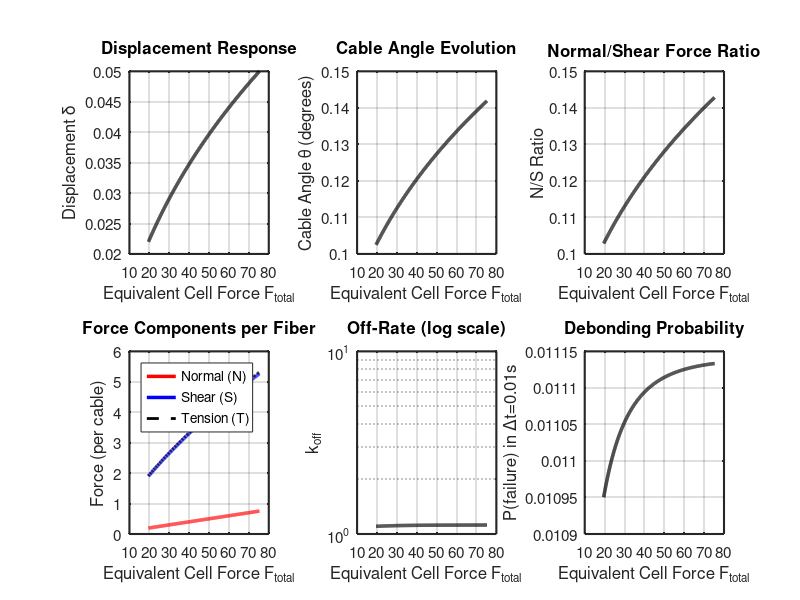

The MATLAB script that drew this image: (Note: this script raises an error after producing the figure.)
close all, clear all, clc;

%% Two-Cable Triangle Configuration (Matched to Parameter Sweep)
% Represents 2 symmetric fibers from the full cell model
% Direct calculation - no iterative methods

%% Parameters (Matched to parameter_sweep_v2.m)
% Cell Geometry
r_cap = 0.3;             % Radius of actin cap (r0 in sweep)
r_cell = 1.0;            % Radius of cell boundary (r_theta for AR=1)
h = 0.05;                % Height of actin cap

% The "Triangle" base width is the horizontal span of the fiber
r_base = r_cell - r_cap; % Span from cap edge to cell edge (0.7)

% Fiber stiffness
k = 1000;            % Stiffness (k0 in sweep)

% Off-rate parameters (from sweep)
c = 1.0;                 % Off-rate parameter (C_VALUES)
K_0 = 1;                 % Catch-bond parameter (Km)
K_s = 1;                 % Shear force scale (Ks)
N0 = 1;                  % Characteristic normal force
k_off0 = 1;              % Base off-rate
n_exp = 1.5;               % Exponent for shear term
m_exp = 2;               % Exponent for catch-bond term
dt = 0.01;               % Time step

% Scaling for comparison
N_fibers_cell = 100;     % Number of fibers in full model
N_fibers_model = 2;      % Number of fibers in this model

% Initial cable length
L0 = sqrt(r_base^2 + h^2);

fprintf('=== Two-Cable Triangle Analysis (Matched to Sweep) ===\n');
fprintf('Geometry:\n');
fprintf('  Cap Radius r0 = %.2f\n', r_cap);
fprintf('  Cell Radius r_theta = %.2f\n', r_cell);
fprintf('  Fiber Horizontal Span = %.2f\n', r_base);
fprintf('  Height h = %.2f\n', h);
fprintf('  Stiffness k = %.1e\n', k);
fprintf('  Initial Angle = %.2f degrees\n\n', atan(h/r_base)*180/pi);

%% Direct calculation for range of displacements
% Sweep displacement delta
delta = linspace(0.022, 0.05, 1000);  

% Pre-allocate
L = zeros(size(delta));           
theta = zeros(size(delta));       
T = zeros(size(delta));           
F_applied = zeros(size(delta));   % Force on the 2-cable system
F_cell_equiv = zeros(size(delta));% Equivalent force on 100-fiber cell
N = zeros(size(delta));           
S = zeros(size(delta));           
k_off = zeros(size(delta));       
P_fail = zeros(size(delta));      

fprintf('Calculating force balance...\n');

for i = 1:length(delta)
    d = delta(i);
    
    % Current geometry (using r_base as the horizontal run)
    L(i) = sqrt(r_base^2 + (h + d)^2);       
    theta(i) = atan((h + d) / r_base);       
    
    % Tension T = k * (L - L0)
    T(i) = k * (L(i) - L0);                  
    
    % Vertical Equilibrium: F = 2 * T * sin(theta)
    F_applied(i) = 2 * T(i) * sin(theta(i));
    
    % Equivalent force if this were the full 100-fiber cell
    % Scale by ratio of fiber counts (x50)
    F_cell_equiv(i) = F_applied(i) * (N_fibers_cell / N_fibers_model);
    
    % Components per fiber
    N(i) = T(i) * sin(theta(i));             
    S(i) = T(i) * cos(theta(i));             
    
    % Off-rate calculation (per fiber)
    if N(i) > 0
        term1 = (K_s^n_exp) / (K_s^n_exp + S(i)^n_exp);
        term2 = 1 + c * (S(i)^m_exp / (K_0^m_exp + S(i)^m_exp));
        k_off(i) = k_off0 * exp((N(i)/N0) * term1 * term2);
    else
        k_off(i) = k_off0;
    end
    
    % Debonding probability
    P_fail(i) = 1 - exp(-k_off(i) * dt);
end

fprintf('Calculation complete!\n\n');

%% Comprehensive Plotting
figure('Position', [150 150 1400 900]);

% Plot 1: Displacement vs Force
subplot(2,3,1)
plot(F_cell_equiv, delta, 'k-', 'LineWidth', 2.5)
xlabel('Equivalent Cell Force F_{total}', 'FontSize', 12)
ylabel('Displacement \delta', 'FontSize', 12)
title('Displacement Response', 'FontWeight', 'bold', 'FontSize', 13)
grid on
set(gca, 'LineWidth', 1.5, 'FontSize', 11)

% Plot 2: Angle vs Force
subplot(2,3,2)
plot(F_cell_equiv, theta, 'k-', 'LineWidth', 2.5)
xlabel('Equivalent Cell Force F_{total}', 'FontSize', 12)
ylabel('Cable Angle \theta (degrees)', 'FontSize', 12)
title('Cable Angle Evolution', 'FontWeight', 'bold', 'FontSize', 13)
grid on
set(gca, 'LineWidth', 1.5, 'FontSize', 11)

% Plot 3: N/S Ratio vs Force
subplot(2,3,3)
plot(F_cell_equiv, N./S, 'k-', 'LineWidth', 2.5)
xlabel('Equivalent Cell Force F_{total}', 'FontSize', 12)
ylabel('N/S Ratio', 'FontSize', 12)
title('Normal/Shear Force Ratio', 'FontWeight', 'bold', 'FontSize', 13)
grid on
set(gca, 'LineWidth', 1.5, 'FontSize', 11)

% Plot 4: Force Components vs Applied Force
subplot(2,3,4)
plot(F_cell_equiv, N, 'r-', 'LineWidth', 2.5)
hold on
plot(F_cell_equiv, S, 'b-', 'LineWidth', 2.5)
plot(F_cell_equiv, T, 'k--', 'LineWidth', 2)
xlabel('Equivalent Cell Force F_{total}', 'FontSize', 12)
ylabel('Force (per cable)', 'FontSize', 12)
legend('Normal (N)', 'Shear (S)', 'Tension (T)', 'Location', 'northwest', 'FontSize', 10)
title('Force Components per Fiber', 'FontWeight', 'bold', 'FontSize', 13)
grid on
set(gca, 'LineWidth', 1.5, 'FontSize', 11)

% Plot 5: Off-rate vs Force
subplot(2,3,5)
semilogy(F_cell_equiv, k_off, 'k-', 'LineWidth', 2.5)
xlabel('Equivalent Cell Force F_{total}', 'FontSize', 12)
ylabel('k_{off}', 'FontSize', 12)
title('Off-Rate (log scale)', 'FontWeight', 'bold', 'FontSize', 13)
grid on
set(gca, 'LineWidth', 1.5, 'FontSize', 11)

% Plot 6: Failure Probability vs Force
subplot(2,3,6)
plot(F_cell_equiv, P_fail, 'k-', 'LineWidth', 2.5)
xlabel('Equivalent Cell Force F_{total}', 'FontSize', 12)
ylabel(sprintf('P(failure) in \\Deltat=%.2fs', dt), 'FontSize', 12)
title('Debonding Probability', 'FontWeight', 'bold', 'FontSize', 13)
grid on
set(gca, 'LineWidth', 1.5, 'FontSize', 11)

sgtitle(sprintf('Analytical Model (Matched to Sweep AR=1, C=%.1f)', c), ...
    'FontSize', 16, 'FontWeight', 'bold')